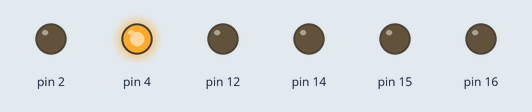
Recording of a sketch running on a simulated Arduino Uno, built with avr-gcc and run on an emulated ATmega328P. Shown: output pins drawn as LEDs (lit = HIGH).

Above: at 0.05 s.
At 0.55 s:
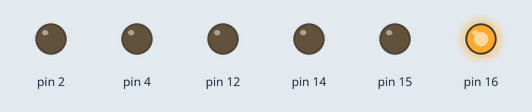
At 0.75 s:
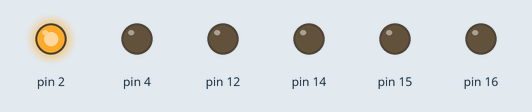
At 1.45 s:
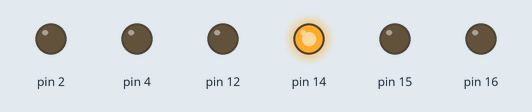
At 2.15 s:
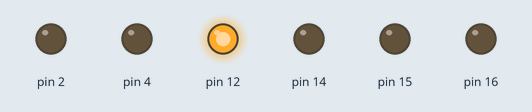
At 2.85 s:
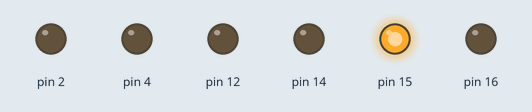
Timing chart, 0 to 3.1 s (numbered marks = the images above):
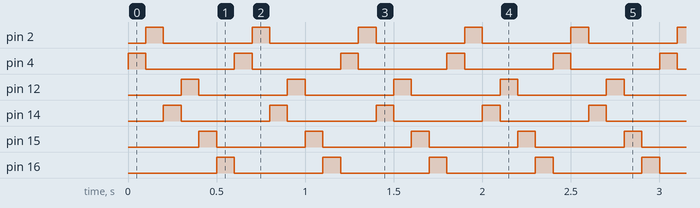

Measured:
- by itself, pin 2, pin 4, pin 12, pin 14–16: alternates HIGH for 0.10 s and LOW for 0.50 s
- by itself, everything shown: repeats every 0.60 s, in 6 steps

The sketch:

TestRunningLED_v2.ino
```cpp
void setup() {
  // put your setup code here, to run once:
  pinMode(16, OUTPUT);
  pinMode(4, OUTPUT);
  pinMode(2, OUTPUT);
  pinMode(14, OUTPUT);
  pinMode(12, OUTPUT);
  pinMode(15, OUTPUT);
}

int interval = 100;
void loop() {
  // put your main code here, to run repeatedly:
  digitalWrite(16,LOW);
  digitalWrite(4,HIGH);
  delay(interval);

  digitalWrite(4,LOW);
  digitalWrite(2,HIGH);
  delay(interval);

  digitalWrite(2,LOW);
  digitalWrite(14,HIGH);
  delay(interval);

  digitalWrite(14 ,LOW);
  digitalWrite(12,HIGH);
  delay(interval);

  digitalWrite(12 ,LOW);
  digitalWrite(15,HIGH);
  delay(interval);

  digitalWrite(15 ,LOW);
  digitalWrite(16,HIGH);
  delay(interval);
}
```
